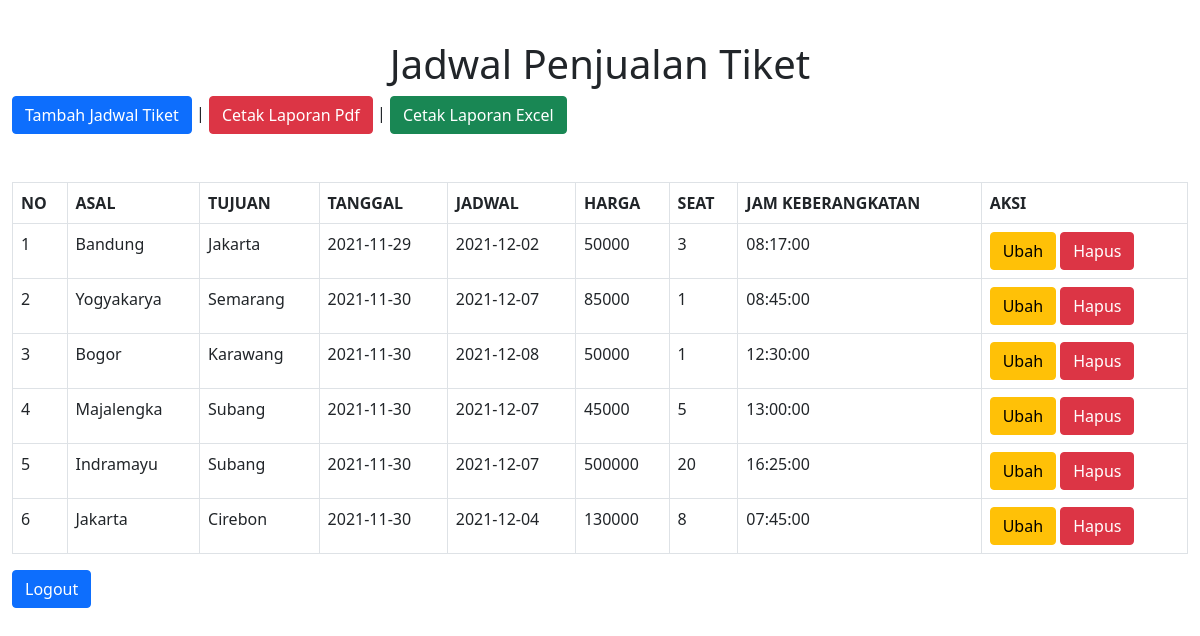
/index.php (signed in), run on the app's committed database.
### tables this page shows
CREATE TABLE `tiket` (
  `id_tiket` int(11) NOT NULL,
  `asal` varchar(150) NOT NULL,
  `tujuan` varchar(150) NOT NULL,
  `tanggal` date NOT NULL,
  `jadwal` date NOT NULL,
  `harga` varchar(150) NOT NULL,
  `seat` varchar(100) NOT NULL,
  `j_keberangkatan` time NOT NULL
);

### function.php (called while the page is built, shortened)
<?php
$conn = mysqli_connect("localhost","root","","p_tiket");
function query($query){
	global $conn;
	$result = mysqli_query($conn, $query);
	$rows = [];
	while($row = mysqli_fetch_assoc($result)){
		$rows[] = $row;
	}
	return $rows;
}

### index.php (the view, shortened to what this page needs)
<?php
    require 'function.php';
    $tiket = query("SELECT * FROM tiket");
?>
<!doctype html>
<html lang="en">
  <head>
    <link href="https://cdn.jsdelivr.net/npm/bootstrap@5.1.3/dist/css/bootstrap.min.css" rel="stylesheet">
  </head>
  <body>
  <br>
      <center><h1 class="mt-3">Jadwal Penjualan Tiket</h1></center>
        <div class="container-fluid">
            <a class="btn btn-primary" href="tambah.php">Tambah Jadwal Tiket</a> |
            <a class="btn btn-danger "href="cetak.php" target="_blank">Cetak Laporan Pdf</a> |
            <a class="btn btn-success "href="cetak_excel.php" target="_blank">Cetak Laporan Excel</a>
        </div>
        <br><br>
        <div class="container-fluid">
                <table class="table table-bordered">
                <tr>
                    <th>NO</th>
                    <th>ASAL</th>
                    <th>TUJUAN</th>
                    <th>TANGGAL</th>
                    <th>JADWAL</th>
                    <th>HARGA</th>
                    <th>SEAT</th>
                    <th>JAM KEBERANGKATAN</th>
                    <th>AKSI</th>
                </tr>
                    <?php $i = 1;?>
                    <?php foreach($tiket as $tkt):?>
                        <tr>
                            <td><?= $i; ?></td>
                            <td><?= $tkt['asal'];?></td>
                            <td><?= $tkt['tujuan']; ?></td>
                            <td><?= $tkt['tanggal']; ?></td>
                            <td><?= $tkt['jadwal']; ?></td>
                            <td><?= $tkt['harga']; ?></td>
                            <td><?= $tkt['seat']; ?></td>
                            <td><?= $tkt['j_keberangkatan'] ?></td>
                            <td>
                                <a class="btn btn-warning"href="ubah.php?id=<?= $tkt["id_tiket"]?>">Ubah</a>
                                <a class="btn btn-danger"href="hapus.php?id=<?= $tkt["id_tiket"]?>">Hapus</a>
                            </td>
                        </tr>
                        <?php $i++;?>
                        <?php endforeach; ?>
            </table>
        </div>
    <div class="container-fluid"><a class="btn btn-primary" href="logout.php">Logout</a></div>
  </body>
</html>

### data on the page
tiket: asal "Bandung", tujuan "Jakarta", tanggal "2021-11-29", jadwal "2021-12-02", harga "50000", seat "3", j_keberangkatan "08:17:00"
tiket: asal "Yogyakarya", tujuan "Semarang", tanggal "2021-11-30", jadwal "2021-12-07", harga "85000", seat "1", j_keberangkatan "08:45:00"
tiket: asal "Bogor", tujuan "Karawang", tanggal "2021-11-30", jadwal "2021-12-08", harga "50000", seat "1", j_keberangkatan "12:30:00"
tiket: asal "Majalengka", tujuan "Subang", tanggal "2021-11-30", jadwal "2021-12-07", harga "45000", seat "5", j_keberangkatan "13:00:00"
tiket: asal "Indramayu", tujuan "Subang", tanggal "2021-11-30", jadwal "2021-12-07", harga "500000", seat "20", j_keberangkatan "16:25:00"
tiket: asal "Jakarta", tujuan "Cirebon", tanggal "2021-11-30", jadwal "2021-12-04", harga "130000", seat "8", j_keberangkatan "07:45:00"
